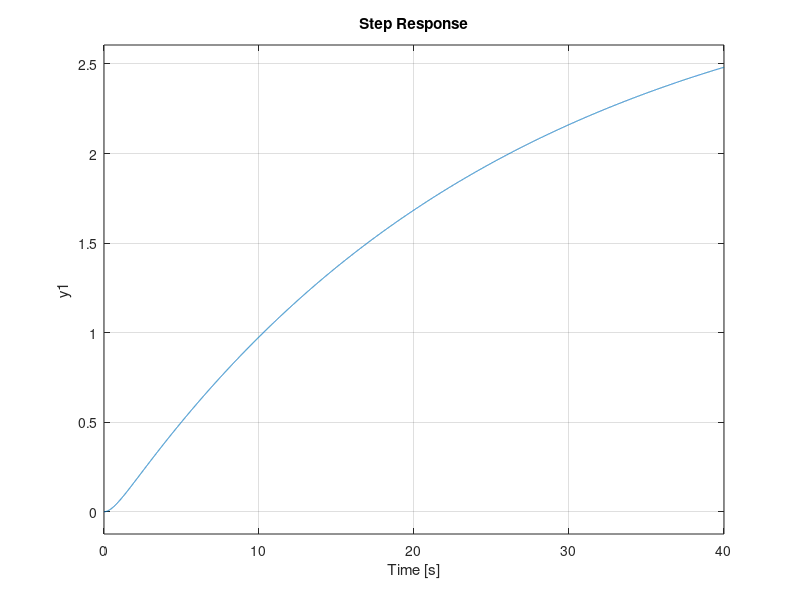

Here is the MATLAB script that generated this plot: (Note: this script raises an error after producing the figure.)

clc
clear all
close all


%Creating a transfer function (1/LC)/(s^2+R/L*s+1/LC)

num_rlc=[6.62394]; % numerator coefficients of s
den_rlc=[1 101.71 171 6.62394]; %denominator coefficients of s
sys_rlc=tf(num_rlc,den_rlc); %creating a trnsfer function

figure
x = linspace(0.0001,200,1000);
step(3.14*sys_rlc);

hold on 
plot(x,3.14*heaviside(x),'g');
hold off
legend('Output_Response','Input')


